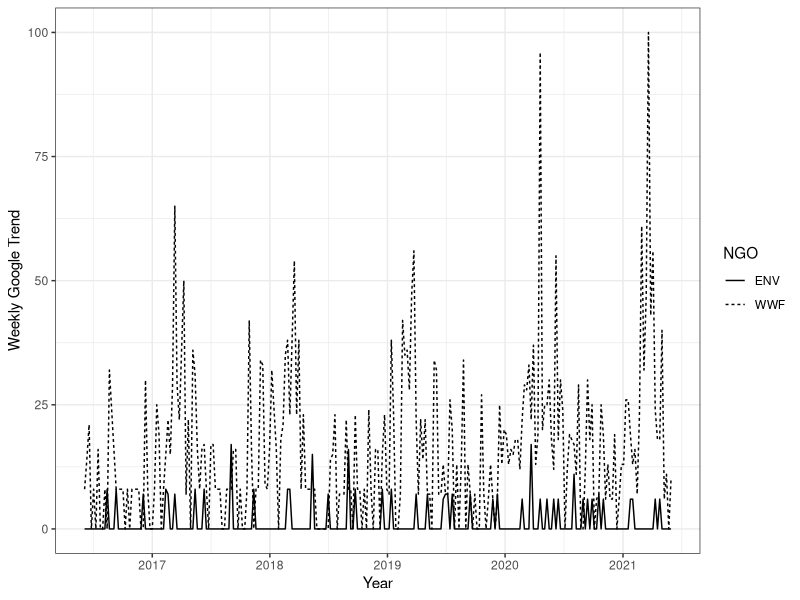

R code for this plot:
library(tidyr)
library(ggplot2)

rm(list=ls()) 
trend = read.csv("wwf_env.csv", header = T)
colnames(trend)[1:3] = c("week","ENV","WWF")
trend[,1] = as.Date(trend[,1])
trend = gather(trend, key="variable", value = value, -week)
colnames(trend)[2]="NGO"

ggplot(data=trend, aes(x=week, y=value)) + 
    geom_line(aes(linetype=NGO)) + labs(x = "Year", y = "Weekly Google Trend", fill = "NGO") + theme_bw()
